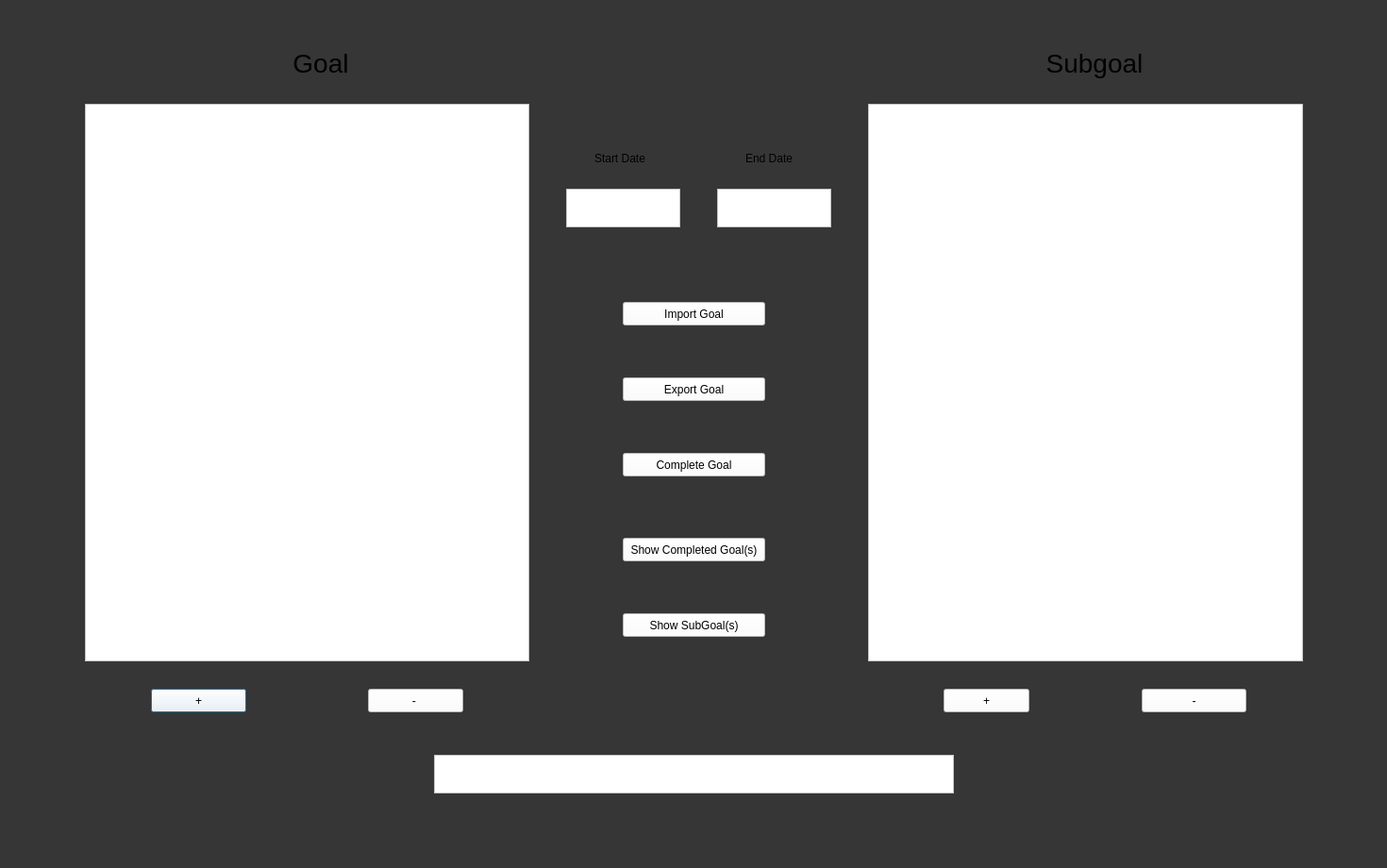
<?xml version="1.0" encoding="UTF-8"?>
<ui version="4.0">
 <class>Dialog</class>
 <widget class="QDialog" name="Dialog">
  <property name="geometry">
   <rect>
    <x>0</x>
    <y>0</y>
    <width>1470</width>
    <height>920</height>
   </rect>
  </property>
  <property name="windowTitle">
   <string>Dialog</string>
  </property>
  <property name="styleSheet">
   <string notr="true">background-color: #363636</string>
  </property>
  <widget class="QPushButton" name="addGoalButton">
   <property name="geometry">
    <rect>
     <x>160</x>
     <y>730</y>
     <width>101</width>
     <height>25</height>
    </rect>
   </property>
   <property name="styleSheet">
    <string notr="true">background-color: white;
color: black;</string>
   </property>
   <property name="text">
    <string>+</string>
   </property>
  </widget>
  <widget class="QPushButton" name="removeGoalButton">
   <property name="geometry">
    <rect>
     <x>390</x>
     <y>730</y>
     <width>101</width>
     <height>25</height>
    </rect>
   </property>
   <property name="styleSheet">
    <string notr="true">background-color: white;
color: black;</string>
   </property>
   <property name="text">
    <string>- </string>
   </property>
  </widget>
  <widget class="QTextEdit" name="goalInputBox">
   <property name="geometry">
    <rect>
     <x>460</x>
     <y>800</y>
     <width>551</width>
     <height>41</height>
    </rect>
   </property>
   <property name="styleSheet">
    <string notr="true">background-color: white;
color:black;</string>
   </property>
  </widget>
  <widget class="QListWidget" name="goalList_Widget">
   <property name="geometry">
    <rect>
     <x>90</x>
     <y>110</y>
     <width>471</width>
     <height>591</height>
    </rect>
   </property>
   <property name="styleSheet">
    <string notr="true">background-color: white;
color: black;</string>
   </property>
  </widget>
  <widget class="QPushButton" name="showCompletedGoalButton">
   <property name="geometry">
    <rect>
     <x>660</x>
     <y>570</y>
     <width>151</width>
     <height>25</height>
    </rect>
   </property>
   <property name="styleSheet">
    <string notr="true">background-color: white;
color: black;</string>
   </property>
   <property name="text">
    <string>Show Completed Goal(s)</string>
   </property>
  </widget>
  <widget class="QPushButton" name="importButton">
   <property name="geometry">
    <rect>
     <x>660</x>
     <y>320</y>
     <width>151</width>
     <height>25</height>
    </rect>
   </property>
   <property name="styleSheet">
    <string notr="true">background-color: white; color: black;</string>
   </property>
   <property name="text">
    <string>Import Goal</string>
   </property>
  </widget>
  <widget class="QPushButton" name="exportButton">
   <property name="geometry">
    <rect>
     <x>660</x>
     <y>400</y>
     <width>151</width>
     <height>25</height>
    </rect>
   </property>
   <property name="styleSheet">
    <string notr="true">background-color: white; color: black;</string>
   </property>
   <property name="text">
    <string>Export Goal</string>
   </property>
  </widget>
  <widget class="QLabel" name="Subgoal_LabelTitle">
   <property name="geometry">
    <rect>
     <x>1080</x>
     <y>50</y>
     <width>160</width>
     <height>33</height>
    </rect>
   </property>
   <property name="styleSheet">
    <string notr="true">font: 28px</string>
   </property>
   <property name="text">
    <string>Subgoal</string>
   </property>
   <property name="alignment">
    <set>Qt::AlignCenter</set>
   </property>
  </widget>
  <widget class="QListWidget" name="subgoalList_Widget">
   <property name="geometry">
    <rect>
     <x>920</x>
     <y>110</y>
     <width>461</width>
     <height>591</height>
    </rect>
   </property>
   <property name="styleSheet">
    <string notr="true">background-color: white;
color: black;</string>
   </property>
  </widget>
  <widget class="QLabel" name="Goal_LabelTitle">
   <property name="geometry">
    <rect>
     <x>260</x>
     <y>50</y>
     <width>160</width>
     <height>33</height>
    </rect>
   </property>
   <property name="styleSheet">
    <string notr="true">font: 28px</string>
   </property>
   <property name="text">
    <string>Goal</string>
   </property>
   <property name="alignment">
    <set>Qt::AlignCenter</set>
   </property>
  </widget>
  <widget class="QPushButton" name="addSubGoalButton">
   <property name="geometry">
    <rect>
     <x>1000</x>
     <y>730</y>
     <width>91</width>
     <height>25</height>
    </rect>
   </property>
   <property name="styleSheet">
    <string notr="true">background-color: white;
color: black;</string>
   </property>
   <property name="text">
    <string>+</string>
   </property>
  </widget>
  <widget class="QPushButton" name="removeSubGoalButton">
   <property name="geometry">
    <rect>
     <x>1210</x>
     <y>730</y>
     <width>111</width>
     <height>25</height>
    </rect>
   </property>
   <property name="styleSheet">
    <string notr="true">background-color: white;
color: black;</string>
   </property>
   <property name="text">
    <string>-</string>
   </property>
  </widget>
  <widget class="QPushButton" name="completeGoal">
   <property name="geometry">
    <rect>
     <x>660</x>
     <y>480</y>
     <width>151</width>
     <height>25</height>
    </rect>
   </property>
   <property name="styleSheet">
    <string notr="true">background-color: white;
color: black;</string>
   </property>
   <property name="text">
    <string>Complete Goal</string>
   </property>
  </widget>
  <widget class="QPushButton" name="showSubGoalButton">
   <property name="geometry">
    <rect>
     <x>660</x>
     <y>650</y>
     <width>151</width>
     <height>25</height>
    </rect>
   </property>
   <property name="styleSheet">
    <string notr="true">background-color: white;
color: black;</string>
   </property>
   <property name="text">
    <string>Show SubGoal(s)</string>
   </property>
  </widget>
  <widget class="QTextEdit" name="startDateInputBox">
   <property name="geometry">
    <rect>
     <x>600</x>
     <y>200</y>
     <width>121</width>
     <height>41</height>
    </rect>
   </property>
   <property name="styleSheet">
    <string notr="true">background-color: white;
color:black;</string>
   </property>
  </widget>
  <widget class="QTextEdit" name="endDateInputBox">
   <property name="geometry">
    <rect>
     <x>760</x>
     <y>200</y>
     <width>121</width>
     <height>41</height>
    </rect>
   </property>
   <property name="styleSheet">
    <string notr="true">background-color: white;
color:black;</string>
   </property>
  </widget>
  <widget class="QLabel" name="label">
   <property name="geometry">
    <rect>
     <x>630</x>
     <y>160</y>
     <width>71</width>
     <height>16</height>
    </rect>
   </property>
   <property name="text">
    <string>Start Date</string>
   </property>
  </widget>
  <widget class="QLabel" name="label_2">
   <property name="geometry">
    <rect>
     <x>790</x>
     <y>160</y>
     <width>58</width>
     <height>16</height>
    </rect>
   </property>
   <property name="text">
    <string>End Date</string>
   </property>
  </widget>
 </widget>
 <resources/>
 <connections/>
</ui>
